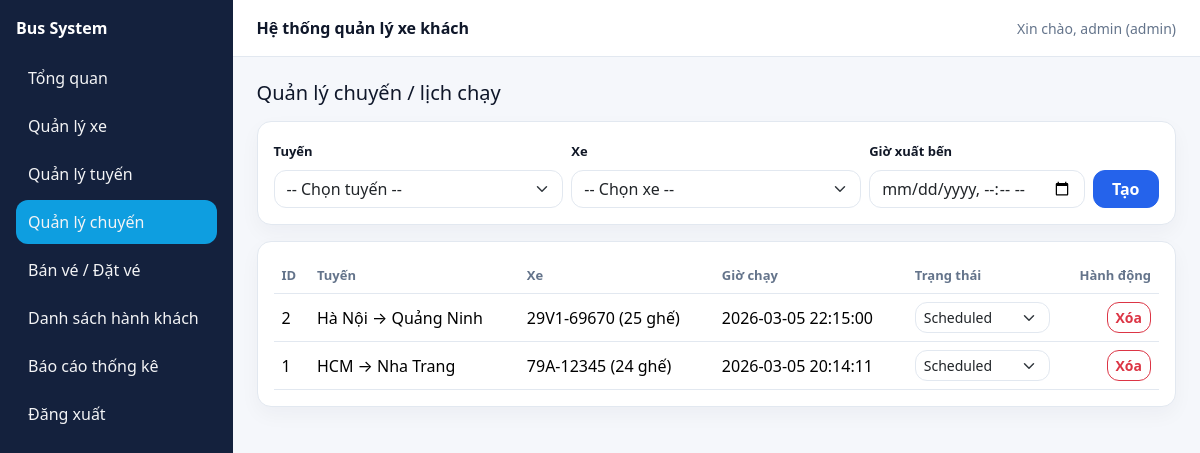
The page /Bus-php/public/admin/trips.php (signed in) on the database its author committed.
### tables this page shows
CREATE TABLE `trips` (
  `id` int(11) NOT NULL,
  `route_id` int(11) NOT NULL,
  `bus_id` int(11) NOT NULL,
  `depart_at` datetime NOT NULL,
  `status` enum('scheduled','departed','done','canceled') NOT NULL DEFAULT 'scheduled',
  `created_at` timestamp NOT NULL DEFAULT current_timestamp()
);

CREATE TABLE `routes` (
  `id` int(11) NOT NULL,
  `from_city` varchar(100) NOT NULL,
  `to_city` varchar(100) NOT NULL,
  `depart_time` time DEFAULT NULL,
  `base_price` int(11) NOT NULL DEFAULT 0,
  `is_active` tinyint(1) NOT NULL DEFAULT 1,
  `created_at` timestamp NOT NULL DEFAULT current_timestamp()
);

CREATE TABLE `buses` (
  `id` int(11) NOT NULL,
  `plate_no` varchar(20) NOT NULL,
  `bus_type` varchar(50) NOT NULL,
  `seat_count` int(11) NOT NULL,
  `is_active` tinyint(1) NOT NULL DEFAULT 1,
  `created_at` timestamp NOT NULL DEFAULT current_timestamp()
);

### Bus-php/app/repositories/TripRepository.php (called while the page is built, shortened)
<?php
class TripRepository {
  public function all(): array {
    $pdo = Database::conn();
    $sql = "
      SELECT t.*,
             r.from_city, r.to_city, r.base_price,
             b.plate_no, b.bus_type, b.seat_count
      FROM trips t
      JOIN routes r ON r.id = t.route_id
      JOIN buses  b ON b.id = t.bus_id
      ORDER BY t.depart_at DESC
    ";
    return $pdo->query($sql)->fetchAll();
  }
}

### Bus-php/app/services/TripService.php (called while the page is built, shortened)
<?php
require_once __DIR__ . '/../repositories/TripRepository.php';
class TripService {
  private TripRepository $repo;
  public function __construct() {
    $this->repo = new TripRepository();
  }
  public function list(): array {
    return $this->repo->all();
  }
}

### Bus-php/public/admin/trips.php (the view, shortened to what this page needs)
<?php
require_once __DIR__ . '/../../app/services/TripService.php';
require_once __DIR__ . '/_layout_top.php';
$tripSvc  = new TripService();
$trips  = $tripSvc->list();
?>
<div class="d-flex justify-content-between align-items-center mb-3">
  <h5 class="mb-0">Quản lý chuyến / lịch chạy</h5>
</div>
<div class="card p-3 mb-3">
  <form method="post" class="row g-2">
    <div class="col-md-4">
      <label class="form-label">Tuyến</label>
      <select class="form-select" name="route_id" required>
        <option value="">-- Chọn tuyến --</option>
      </select>
    </div>
    <div class="col-md-4">
      <label class="form-label">Xe</label>
      <select class="form-select" name="bus_id" required>
        <option value="">-- Chọn xe --</option>
      </select>
    </div>
    <div class="col-md-3">
      <label class="form-label">Giờ xuất bến</label>
      <input class="form-control" type="datetime-local" name="depart_at" required>
    </div>
    <div class="col-md-1 d-flex align-items-end">
      <button class="btn btn-primary w-100">Tạo</button>
    </div>
  </form>
</div>
<div class="card p-3">
  <div class="table-responsive">
    <table class="table table-hover align-middle">
      <thead>
        <tr>
          <th>ID</th>
          <th>Tuyến</th>
          <th>Xe</th>
          <th>Giờ chạy</th>
          <th>Trạng thái</th>
          <th class="text-end">Hành động</th>
        </tr>
      </thead>
      <tbody>
      <?php foreach ($trips as $t): ?>
        <tr>
          <td><?= (int)$t['id'] ?></td>
          <td><?= htmlspecialchars($t['from_city']) ?> → <?= htmlspecialchars($t['to_city']) ?></td>
          <td><?= htmlspecialchars($t['plate_no']) ?> (<?= (int)$t['seat_count'] ?> ghế)</td>
          <td><?= htmlspecialchars($t['depart_at']) ?></td>
          <td>
            <form method="post" class="d-inline">
              <select name="status" class="form-select form-select-sm" onchange="this.form.submit()">
                <?php
                  $st = $t['status'];
                  $opts = ['scheduled'=>'Scheduled','departed'=>'Departed','done'=>'Done','canceled'=>'Canceled'];
                  foreach ($opts as $k=>$v) {
                    $sel = ($st===$k) ? 'selected' : '';
                    echo "<option value=\"$k\" $sel>$v</option>";
                  }
                ?>
              </select>
            </form>
          </td>
          <td class="text-end">
            <a class="btn btn-sm btn-outline-danger"
               href="<?=BASE_URL?>/admin/trips.php?delete=<?=(int)$t['id']?>"
               onclick="return confirm('Xóa chuyến này?')">
              Xóa
            </a>
          </td>
        </tr>
      <?php endforeach; ?>
      </tbody>
    </table>
  </div>
</div>
<?php require_once __DIR__ . '/_layout_bottom.php'; ?>

### Bus-php/public/assets/style.css (style rules this page uses)
:root { --sidebar: #14213d; --sidebarHover: #1b2b52; --bg: #f5f7fb; --card: #ffffff; --text: #0f172a; --muted: #64748b; --border: #e2e8f0; --primary: #2563eb; --info: #0ea5e9; --success: #16a34a; --danger: #ef4444; --warning: #f59e0b; --radius: 14px; }
* { box-sizing: border-box; }
html, body { height: 100%; }
body { background: var(--bg); color: var(--text); font-family: system-ui, -apple-system, Segoe UI, Roboto, Helvetica, Arial, "Apple Color Emoji", "Segoe UI Emoji"; }
a { text-decoration: none; }
.card { background: var(--card); border: 1px solid var(--border); border-radius: var(--radius); box-shadow: 0 8px 20px rgba(15, 23, 42, 0.04); }
.table { margin-bottom: 0; }
.table thead th { color: var(--muted); font-weight: 700; font-size: 13px; border-bottom: 1px solid var(--border) !important; }
.table td, .table th { vertical-align: middle; border-color: var(--border); }
.form-label { font-weight: 600; color: #111827; font-size: 13px; }
.form-control, .form-select { border-radius: 12px; border-color: var(--border); }
.btn { border-radius: 12px; font-weight: 600; }
.btn-primary { background: var(--primary); border-color: var(--primary); }
.btn-outline-danger { border-radius: 12px; }

### rows shown on the page
trips: id "2", route.from_city "Hà Nội", route.to_city "Quảng Ninh", bus.plate_no "29V1-69670", bus.seat_count "25", depart_at "2026-03-05 22:15:00"
trips: id "1", route.from_city "HCM", route.to_city "Nha Trang", bus.plate_no "79A-12345", bus.seat_count "24", depart_at "2026-03-05 20:14:11"

### other values the page prints
$_SESSION['username'] "admin"
$role ?: '-' "admin"
form field status "Scheduled"
